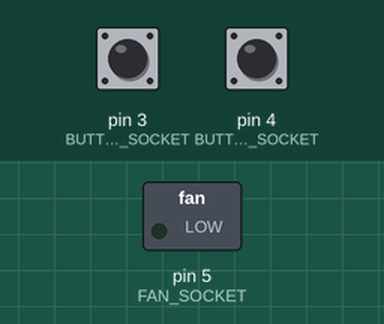
Recording of a sketch running on a simulated Arduino Uno, built with avr-gcc and run on an emulated ATmega328P. On the bench: switched loads named in the sketch (green lamp = pin HIGH). The test bench sets the inputs (shaded band); at power-on: pin 3 (BUTTON1_SOCKET) LOW, pin 4 (BUTTON2_SOCKET) LOW. What the sketch prints to the serial monitor is not drawn.

Above: at 1.2 s.
1.3 s: pin 3 (BUTTON1_SOCKET) pulled HIGH for 0.15 s
At 2.4 s:
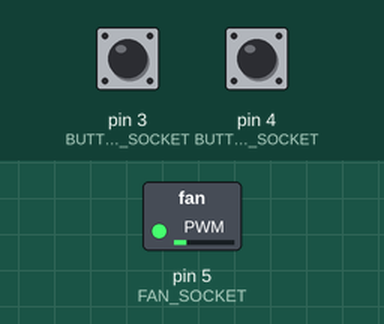
3.0 s: pin 3 (BUTTON1_SOCKET) pulled HIGH for 1 s
At 4.4 s:
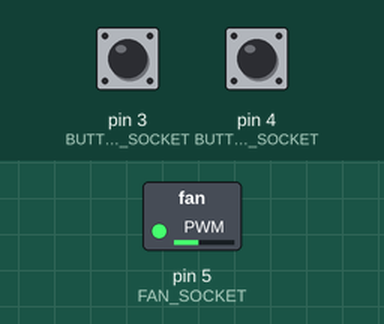
5.5 s: pin 3 (BUTTON1_SOCKET) pulled HIGH for 0.15 s
At 6.9 s:
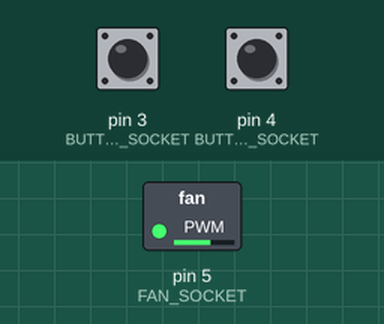
7.2 s: pin 3 (BUTTON1_SOCKET) pulled HIGH for 3.2 s
At 11.6 s:
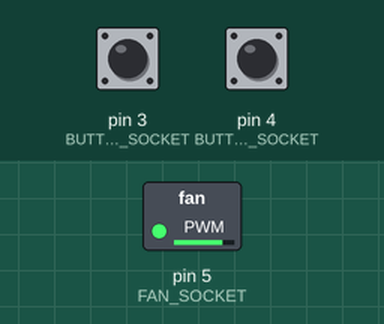
11.9 s: pin 4 (BUTTON2_SOCKET) pulled HIGH for 1 s
At 13.6 s:
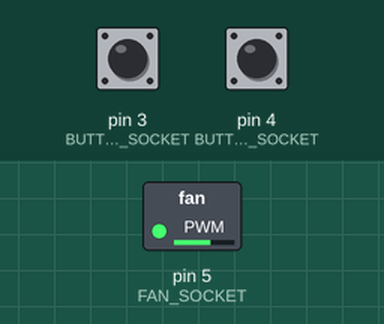
15.9 s: pin 4 (BUTTON2_SOCKET) pulled HIGH for 0.15 s
At 17.2 s:
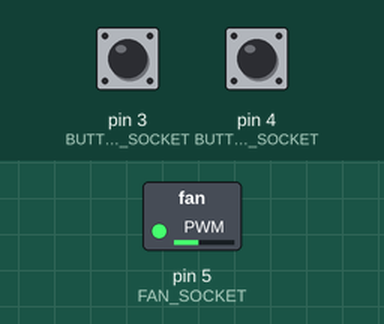
Timing chart, 0 to 18.6 s (numbered marks = the images above; inputs shaded):
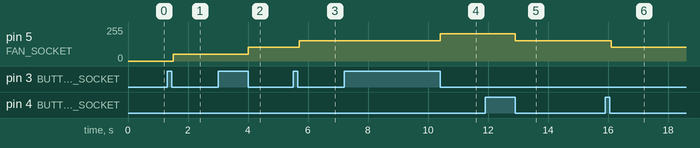

Measured:
- after the input at 1.3 s, pin 5 (FAN_SOCKET): 0/255 → 51/255 after 0.20 s
- after the input at 3.0 s, pin 5 (FAN_SOCKET): 51/255 → 102/255 after 1.0 s
- after the input at 5.5 s, pin 5 (FAN_SOCKET): 102/255 → 153/255 after 0.20 s
- after the input at 7.2 s, pin 5 (FAN_SOCKET): 153/255 → 204/255 after 3.2 s
- after the input at 11.9 s, pin 5 (FAN_SOCKET): 204/255 → 153/255 after 1.0 s
- after the input at 15.9 s, pin 5 (FAN_SOCKET): 153/255 → 102/255 after 0.20 s

The sketch:

fan_control.ino
```cpp
int FAN_SOCKET = 5;
int BUTTON1_SOCKET = 3;
int BUTTON2_SOCKET = 4;
int fan_out = 0;

void setup() {
    pinMode(FAN_SOCKET, OUTPUT);
    pinMode(BUTTON1_SOCKET, INPUT);
    pinMode(BUTTON2_SOCKET, INPUT);

    Serial.begin(9600);
}

void loop() {
    if ( digitalRead(BUTTON1_SOCKET) == HIGH ){
        if ( fan_out < 255 ) {
            fan_out = fan_out + 51;
        }
        while ( digitalRead(BUTTON1_SOCKET) == HIGH ){
            delay ( 100 );
        }
    }
    else if ( digitalRead(BUTTON2_SOCKET) == HIGH ){
        if ( fan_out > 0){
            fan_out = fan_out - 51;
        }
        while ( digitalRead(BUTTON2_SOCKET) == HIGH ){
            delay ( 100 );
        }
    }


    analogWrite( FAN_SOCKET, fan_out );
    //Serial.println(fan_out);


    Serial.write((byte)fan_out);


    delay (100);
}
```
